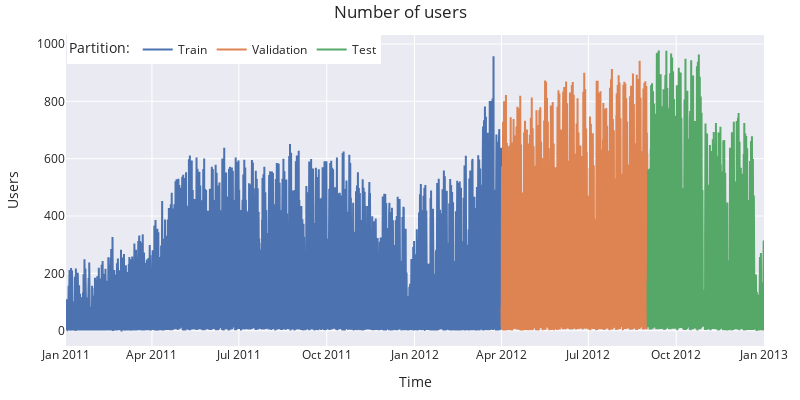

Notebook code for this chart:
### Markdown cell above
**Full time series**

### Code cell
# Interactive plot of time series
# ==============================================================================
fig = go.Figure()
fig.add_trace(go.Scatter(x=data_train.index, y=data_train['users'], mode='lines', name='Train'))
fig.add_trace(go.Scatter(x=data_val.index, y=data_val['users'], mode='lines', name='Validation'))
fig.add_trace(go.Scatter(x=data_test.index, y=data_test['users'], mode='lines', name='Test'))
fig.update_layout(
    title  = 'Number of users',
    xaxis_title="Time",
    yaxis_title="Users",
    legend_title="Partition:",
    width=800,
    height=400,
    margin=dict(l=20, r=20, t=35, b=20),
    legend=dict(orientation="h", yanchor="top", y=1, xanchor="left", x=0.001)
)
#fig.update_xaxes(rangeslider_visible=True)
fig.show()

### Figure 1 — Plotly figure (JSON) as saved in the notebook; plotly's stock layout.template omitted (floating-point values rounded to 4 significant figures; data arrays with more than 128 entries replaced by an {"elided": "..."} marker saying what was removed)
{"data": [{"mode": "lines", "name": "Train", "type": "scatter", "x": {"elided": "10944 str values"}, "y": {"elided": "10944 int values"}}, {"mode": "lines", "name": "Validation", "type": "scatter", "x": {"elided": "3672 str values"}, "y": {"elided": "3672 int values"}}, {"mode": "lines", "name": "Test", "type": "scatter", "x": {"elided": "2928 str values"}, "y": {"elided": "2928 int values"}}], "layout": {"height": 400, "legend": {"orientation": "h", "title": {"text": "Partition:"}, "x": 0.001, "xanchor": "left", "y": 1, "yanchor": "top"}, "margin": {"b": 20, "l": 20, "r": 20, "t": 35}, "title": {"text": "Number of users"}, "width": 800, "xaxis": {"title": {"text": "Time"}}, "yaxis": {"title": {"text": "Users"}}}}
